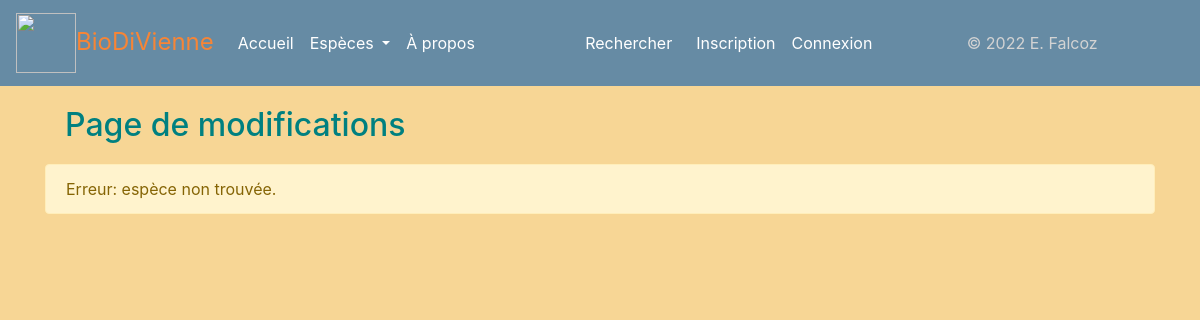
The app's page /modifier/12, older data.
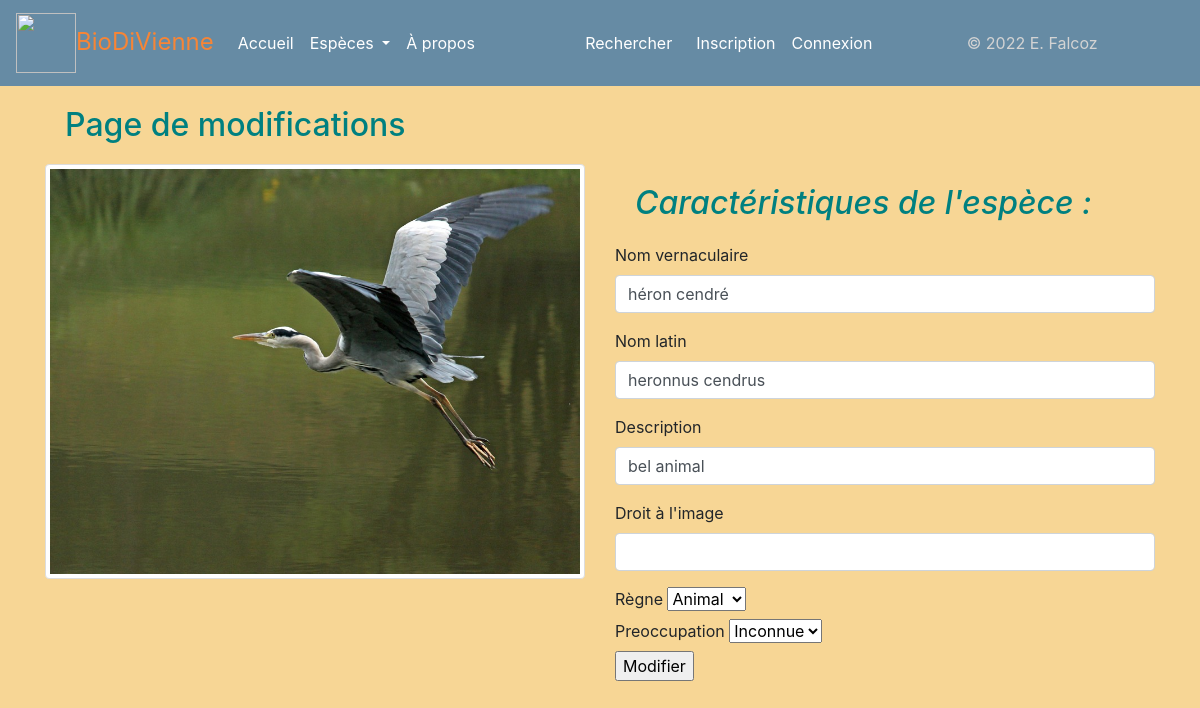
The same page, newer data.
### app25OK.py (models this page shows)
class Espece(db.Model):
    espece_id = db.Column(db.Integer, unique=True, nullable=False, primary_key=True, autoincrement=True)
    espece_fichier = db.Column(db.Text, unique=True, nullable=False)
    espece_regne = db.Column(db.Text)
    espece_nom_vernaculaire = db.Column(db.Text, nullable=False)
    espece_nom_latin = db.Column(db.Text, unique=True, nullable=False)
    espece_description = db.Column(db.Text)
    espece_preoccupation = db.Column(db.Text)
    authorships = db.relationship("Authorship", back_populates="espece")

### app25OK.py (the view)
@app.route("/modifier/<int:espece_id>")
def espece_modif(espece_id):
    unique_espece = Espece.query.get(espece_id)
    return render_template('pages/modifier.html', espece=unique_espece)

### templates/pages/modifier.html (shortened to what this page needs)
{% extends "conteneur3.html" %}
{% block corps %}
<!DOCTYPE html>
<html lang="en">
<head>
</head>
<body>
	<h2>Page de modifications</h2>
	{% if not espece %}
		<div class="alert alert-warning" role="alert">Erreur: espèce non trouvée.</div>
	{% else %}
	<div class="row align-items-start">
		<div class="col">
			<img src="/display/{{espece.espece_fichier}}" class="img-thumbnail img-responsive"/>
		</div>
		<div class="col">
			<h2><i>Caractéristiques de l'espèce :</i></h2>
	<form class="form" method="POST" action="/modifier_post" id="modif_post">
			<div class="mb-3">
                <label class="form-label">Nom vernaculaire</label>
                <input type="text" class="form-control" id="vernaculaire" name="vernaculaire" value="{{espece.espece_nom_vernaculaire}}">
              </div>
			<div class="mb-3">
                <label class="form-label">Nom latin</label>
                <input type="text" class="form-control" id="latin" name="latin" value="{{espece.espece_nom_latin}}">
              </div>
			<div class="mb-3">
                <label class="form-label">Description</label>
                <input type="text" class="form-control" id="description" name="description" value="{{espece.espece_description}}">
              </div>
			<div class="mb-3">
                <label class="form-label">Droit à l'image</label>
                <input type="text" class="form-control" id="droit_image" name="droit_image">
              </div>
			<label for="regne">Règne</label>
      <select name="regne" id="regne">
        <option value="animal">Animal</option>
      </select></br>
			<label for="preoc">Preoccupation</label>
      <select name="preoccupation" id="preoc">
		  <option value="LC">Inconnue</option>
      </select></br>
		<input type="submit" value="Modifier">
	</form>
		</div>
	</div>
{% endif %}
</body>
</html>
{% endblock %}

Row changes from the older to the newer data that the page shows:
added Espece: espece_fichier (picture), vernaculaire "héron cendré", latin "heronnus cendrus", description "bel animal"
Text that changed along with them:
form field regne: (not shown) → "Animal"
form field preoccupation: (not shown) → "Inconnue"
form field value: (not shown) → "Modifier"
text no longer shown: "Erreur: espèce non trouvée."
text now shown: "Caractéristiques de l'espèce : Nom vernaculaire Nom latin Description Droit à l'image Règne Preoccupation"
